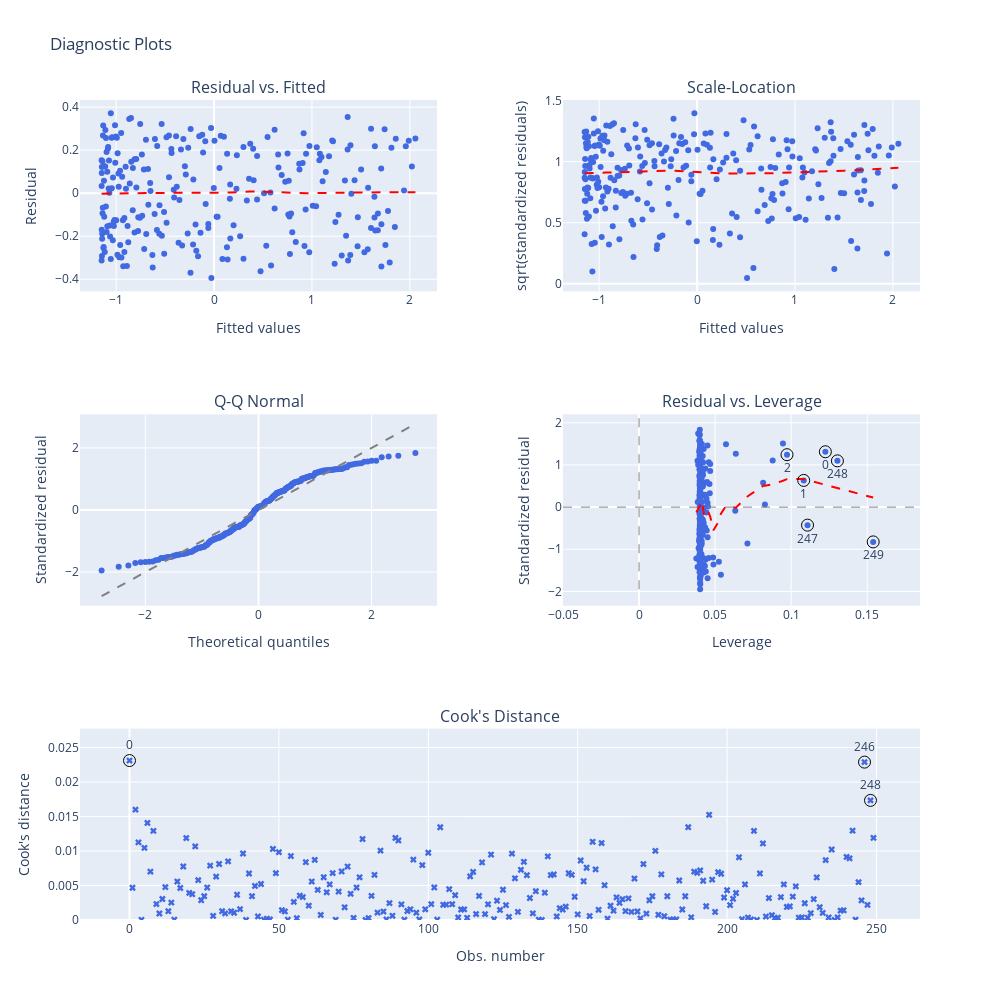

This figure's notebook cell:
### Code cell
M1.plot_diagosticPlots(y=y)

### Figure 1 — Plotly figure (JSON) as saved in the notebook; plotly's stock layout.template omitted (floating-point values rounded to 4 significant figures; data arrays with more than 128 entries replaced by an {"elided": "..."} marker saying what was removed)
{"data": [{"marker": {"color": "royalblue"}, "mode": "markers", "type": "scatter", "x": {"elided": "250 float values"}, "xaxis": "x", "y": {"elided": "250 float values"}, "yaxis": "y"}, {"line": {"color": "red", "dash": "dash"}, "mode": "lines", "type": "scatter", "x": {"elided": "250 float values"}, "xaxis": "x", "y": {"elided": "250 float values"}, "yaxis": "y"}, {"marker": {"color": "royalblue"}, "mode": "markers", "type": "scatter", "x": {"elided": "250 float values"}, "xaxis": "x2", "y": {"elided": "250 float values"}, "yaxis": "y2"}, {"line": {"color": "red", "dash": "dash"}, "mode": "lines", "type": "scatter", "x": {"elided": "250 float values"}, "xaxis": "x2", "y": {"elided": "250 float values"}, "yaxis": "y2"}, {"marker": {"color": "royalblue"}, "mode": "markers", "type": "scatter", "x": {"elided": "250 float values"}, "xaxis": "x3", "y": {"elided": "250 float values"}, "yaxis": "y3"}, {"line": {"color": "grey", "dash": "dash"}, "mode": "lines", "type": "scatter", "x": [-2.774, 2.774], "xaxis": "x3", "y": [-2.774, 2.774], "yaxis": "y3"}, {"marker": {"color": "royalblue"}, "mode": "markers", "type": "scatter", "x": {"elided": "250 float values"}, "xaxis": "x4", "y": {"elided": "250 float values"}, "yaxis": "y4"}, {"line": {"color": "red", "dash": "dash"}, "mode": "lines", "type": "scatter", "x": {"elided": "250 float values"}, "xaxis": "x4", "y": {"elided": "250 float values"}, "yaxis": "y4"}, {"marker": {"color": "black", "size": 12, "symbol": "circle-open"}, "mode": "markers+text", "name": "High Leverage Points", "text": ["0", "1", "2", "247", "248", "249"], "textposition": "bottom center", "type": "scatter", "x": [0.1225, 0.1083, 0.09727, 0.1108, 0.1304, 0.1539], "xaxis": "x4", "y": [1.312, 0.6329, 1.243, -0.4273, 1.097, -0.8249], "yaxis": "y4"}, {"line": {"color": "grey", "dash": "dash", "width": 1}, "mode": "lines", "type": "scatter", "x": [-0.05, 0.1847], "xaxis": "x4", "y": [0, 0], "yaxis": "y4"}, {"line": {"color": "grey", "dash": "dash", "width": 1}, "mode": "lines", "type": "scatter", "x": [0, 0], "xaxis": "x4", "y": [-1.947, 2.2], "yaxis": "y4"}, {"marker": {"color": "royalblue", "symbol": "x"}, "mode": "markers", "name": "Cook's distance", "type": "scatter", "x": {"elided": "250 int values"}, "xaxis": "x5", "y": {"elided": "250 float values"}, "yaxis": "y5"}, {"marker": {"color": "black", "size": 12, "symbol": "circle-open"}, "mode": "markers+text", "text": ["0", "246", "248"], "textposition": "top center", "type": "scatter", "x": [0, 246, 248], "xaxis": "x5", "y": [0.02311, 0.02289, 0.01734], "yaxis": "y5"}], "layout": {"annotations": [{"font": {"size": 16}, "showarrow": false, "text": "Residual vs. Fitted", "x": 0.2125, "xanchor": "center", "xref": "paper", "y": 1.0, "yanchor": "bottom", "yref": "paper"}, {"font": {"size": 16}, "showarrow": false, "text": "Scale-Location", "x": 0.7875, "xanchor": "center", "xref": "paper", "y": 1.0, "yanchor": "bottom", "yref": "paper"}, {"font": {"size": 16}, "showarrow": false, "text": "Q-Q Normal", "x": 0.2125, "xanchor": "center", "xref": "paper", "y": 0.6167, "yanchor": "bottom", "yref": "paper"}, {"font": {"size": 16}, "showarrow": false, "text": "Residual vs. Leverage", "x": 0.7875, "xanchor": "center", "xref": "paper", "y": 0.6167, "yanchor": "bottom", "yref": "paper"}, {"font": {"size": 16}, "showarrow": false, "text": "Cook's Distance", "x": 0.5, "xanchor": "center", "xref": "paper", "y": 0.2333, "yanchor": "bottom", "yref": "paper"}], "height": 1000, "showlegend": false, "title": {"text": "Diagnostic Plots"}, "width": 1000, "xaxis": {"anchor": "y", "autorange": true, "domain": [0, 0.425], "range": [-1.369, 2.277], "title": {"text": "Fitted values"}, "type": "linear"}, "xaxis2": {"anchor": "y2", "autorange": true, "domain": [0.575, 1], "range": [-1.369, 2.277], "title": {"text": "Fitted values"}, "type": "linear"}, "xaxis3": {"anchor": "y3", "autorange": true, "domain": [0, 0.425], "range": [-3.156, 3.156], "title": {"text": "Theoretical quantiles"}, "type": "linear"}, "xaxis4": {"anchor": "y4", "domain": [0.575, 1], "range": [-0.05, 0.1847], "title": {"text": "Leverage"}, "type": "linear"}, "xaxis5": {"anchor": "y5", "autorange": true, "domain": [0, 1], "range": [-16.57, 264.6], "title": {"text": "Obs. number"}, "type": "linear"}, "yaxis": {"anchor": "x", "autorange": true, "domain": [0.7667, 1.0], "range": [-0.4564, 0.4334], "title": {"text": "Residual"}, "type": "linear"}, "yaxis2": {"anchor": "x2", "autorange": true, "domain": [0.7667, 1.0], "range": [-0.06197, 1.504], "title": {"text": "sqrt(standardized residuals)"}, "type": "linear"}, "yaxis3": {"anchor": "x3", "autorange": true, "domain": [0.3833, 0.6167], "range": [-3.082, 3.082], "title": {"text": "Standardized residual"}, "type": "linear"}, "yaxis4": {"anchor": "x4", "domain": [0.3833, 0.6167], "range": [-2.336, 2.2], "title": {"text": "Standardized residual"}, "type": "linear"}, "yaxis5": {"anchor": "x5", "domain": [0, 0.2333], "range": [0, 0.02774], "title": {"text": "Cook's distance"}, "type": "linear"}}}
